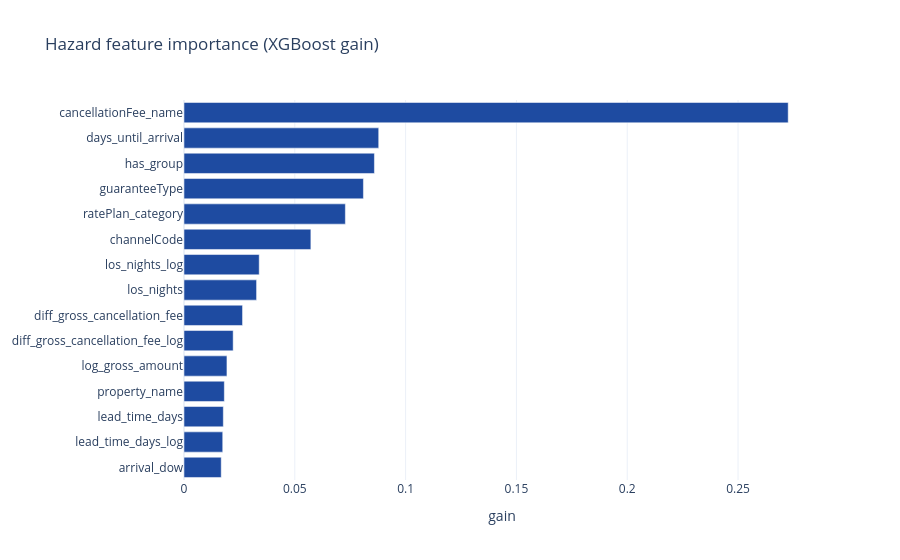

The notebook cell this image was saved under:
### Markdown cell above
## 8 - Explainability (XAI): what drives the hazard, and the time effect

Feature importance (XGBoost gain) plus the model's learned **marginal hazard vs
days-until-arrival** - the time signal a static model cannot represent.

### Code cell
# (1) Feature importance (gain). Order matches the training FEATS = num + [axis] + cat.
fnames = hz["num"] + ["days_until_arrival"] + hz["cat"]
imp = pd.DataFrame({"feature": fnames, "importance": hz["model"].feature_importances_}) \
        .sort_values("importance", ascending=False).head(15)
fig = go.Figure(go.Bar(x=imp["importance"][::-1], y=imp["feature"][::-1],
                       orientation="h", marker_color=BRAND["blue"]))
fig.update_layout(title="Hazard feature importance (XGBoost gain)", xaxis_title="gain")
fig.show()

# (2) Marginal effect of days-until-arrival on the calibrated hazard (partial dependence).
samp = clean.sample(n=min(4000, len(clean)), random_state=1)
ce_x = HZ.add_event_columns(samp)
pp_x, _ = HZ.build_person_period(ce_x, hz["num"], hz["cat"], cat_dtypes=hz["cat_dtypes"])
base = pp_x.drop_duplicates("src_idx").head(2000).copy()
FEATS = hz["num"] + [HZ.AXIS] + hz["cat"]; haz = HZ.hazard_fn(hz)
grid_d = list(range(1, 15))
pdp = [float(np.mean(haz(base.assign(**{HZ.AXIS: float(d)})[FEATS]))) for d in grid_d]
fig = go.Figure(go.Scatter(x=grid_d, y=pdp, mode="lines+markers", line=dict(color=BRAND["orange"])))
fig.update_layout(title="Marginal hazard vs days-until-arrival (learned time effect)",
                  xaxis_title="days until arrival", yaxis_title="mean calibrated hazard")
fig.update_xaxes(autorange="reversed"); fig.show()

### Figure 1 — Plotly figure (JSON) as saved in the notebook; plotly's stock layout.template omitted (floating-point values rounded to 4 significant figures)
{"data": [{"marker": {"color": "#1E4BA1"}, "orientation": "h", "type": "bar", "x": [0.0168, 0.01747, 0.01774, 0.0182, 0.01937, 0.02218, 0.02641, 0.03275, 0.03394, 0.05724, 0.07281, 0.08096, 0.08592, 0.08786, 0.2726], "y": ["arrival_dow", "lead_time_days_log", "lead_time_days", "property_name", "log_gross_amount", "diff_gross_cancellation_fee_log", "diff_gross_cancellation_fee", "los_nights", "los_nights_log", "channelCode", "ratePlan_category", "guaranteeType", "has_group", "days_until_arrival", "cancellationFee_name"]}], "layout": {"title": {"text": "Hazard feature importance (XGBoost gain)"}, "xaxis": {"title": {"text": "gain"}}}}
